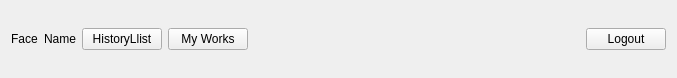
<?xml version="1.0" encoding="UTF-8"?>
<ui version="4.0">
 <class>AccountItemWidget</class>
 <widget class="QWidget" name="AccountItemWidget">
  <property name="geometry">
   <rect>
    <x>0</x>
    <y>0</y>
    <width>677</width>
    <height>78</height>
   </rect>
  </property>
  <property name="sizePolicy">
   <sizepolicy hsizetype="Preferred" vsizetype="Preferred">
    <horstretch>0</horstretch>
    <verstretch>0</verstretch>
   </sizepolicy>
  </property>
  <layout class="QGridLayout" name="gridLayout">
   <item row="0" column="0">
    <widget class="QLabel" name="labelFace">
     <property name="text">
      <string>Face</string>
     </property>
    </widget>
   </item>
   <item row="0" column="1">
    <widget class="QLabel" name="labelName">
     <property name="text">
      <string>Name</string>
     </property>
    </widget>
   </item>
   <item row="0" column="2">
    <widget class="QPushButton" name="btnHistory">
     <property name="text">
      <string>HistoryLlist</string>
     </property>
    </widget>
   </item>
   <item row="0" column="3">
    <widget class="QPushButton" name="btnWork">
     <property name="text">
      <string>My Works</string>
     </property>
    </widget>
   </item>
   <item row="0" column="4">
    <spacer name="horizontalSpacer">
     <property name="orientation">
      <enum>Qt::Horizontal</enum>
     </property>
     <property name="sizeHint" stdset="0">
      <size>
       <width>284</width>
       <height>20</height>
      </size>
     </property>
    </spacer>
   </item>
   <item row="0" column="5">
    <widget class="QPushButton" name="btnLogout">
     <property name="text">
      <string>Logout</string>
     </property>
    </widget>
   </item>
  </layout>
 </widget>
 <layoutdefault spacing="6" margin="11"/>
 <resources/>
 <connections/>
</ui>
